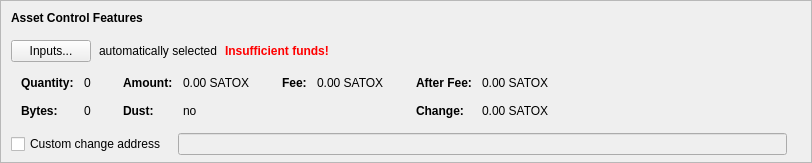
      <widget class="QFrame" name="frameAssetControl">
       <property name="sizePolicy">
        <sizepolicy hsizetype="Expanding" vsizetype="Fixed">
         <horstretch>0</horstretch>
         <verstretch>0</verstretch>
        </sizepolicy>
       </property>
       <property name="maximumSize">
        <size>
         <width>16777215</width>
         <height>16777215</height>
        </size>
       </property>
       <property name="frameShape">
        <enum>QFrame::StyledPanel</enum>
       </property>
       <property name="frameShadow">
        <enum>QFrame::Sunken</enum>
       </property>
       <layout class="QVBoxLayout" name="verticalLayoutAssetControl2">
        <property name="spacing">
         <number>0</number>
        </property>
        <property name="leftMargin">
         <number>0</number>
        </property>
        <property name="topMargin">
         <number>0</number>
        </property>
        <property name="rightMargin">
         <number>0</number>
        </property>
        <property name="bottomMargin">
         <number>6</number>
        </property>
        <item>
         <layout class="QVBoxLayout" name="verticalLayoutAssetControl" stretch="0,0,0,0,1">
          <property name="spacing">
           <number>0</number>
          </property>
          <property name="leftMargin">
           <number>10</number>
          </property>
          <property name="topMargin">
           <number>10</number>
          </property>
          <item>
           <layout class="QHBoxLayout" name="horizontalLayoutAssetControl1">
            <property name="bottomMargin">
             <number>15</number>
            </property>
            <item>
             <widget class="QLabel" name="labelAssetControlFeatures">
              <property name="sizePolicy">
               <sizepolicy hsizetype="Preferred" vsizetype="Maximum">
                <horstretch>0</horstretch>
                <verstretch>0</verstretch>
               </sizepolicy>
              </property>
              <property name="font">
               <font>
                <weight>75</weight>
                <bold>true</bold>
               </font>
              </property>
              <property name="styleSheet">
               <string notr="true">font-weight:bold;</string>
              </property>
              <property name="text">
               <string>Asset Control Features</string>
              </property>
             </widget>
            </item>
           </layout>
          </item>
          <item>
           <layout class="QHBoxLayout" name="horizontalLayoutAssetControl2" stretch="0,0,0,0">
            <property name="spacing">
             <number>8</number>
            </property>
            <property name="bottomMargin">
             <number>10</number>
            </property>
            <item>
             <widget class="QPushButton" name="pushButtonAssetControl">
              <property name="styleSheet">
               <string notr="true"/>
              </property>
              <property name="text">
               <string>Inputs...</string>
              </property>
              <property name="autoDefault">
               <bool>false</bool>
              </property>
             </widget>
            </item>
            <item>
             <widget class="QLabel" name="labelAssetControlAutomaticallySelected">
              <property name="text">
               <string>automatically selected</string>
              </property>
              <property name="margin">
               <number>5</number>
              </property>
             </widget>
            </item>
            <item>
             <widget class="QLabel" name="labelAssetControlInsuffFunds">
              <property name="font">
               <font>
                <weight>75</weight>
                <bold>true</bold>
               </font>
              </property>
              <property name="styleSheet">
               <string notr="true">color:red;font-weight:bold;</string>
              </property>
              <property name="text">
               <string>Insufficient funds!</string>
              </property>
              <property name="margin">
               <number>5</number>
              </property>
             </widget>
            </item>
            <item>
             <spacer name="horizontalSpacerAssetControl">
              <property name="orientation">
               <enum>Qt::Horizontal</enum>
              </property>
              <property name="sizeHint" stdset="0">
               <size>
                <width>40</width>
                <height>1</height>
               </size>
              </property>
             </spacer>
            </item>
           </layout>
          </item>
          <item>
           <widget class="QWidget" name="widgetAssetControl" native="true">
            <property name="sizePolicy">
             <sizepolicy hsizetype="Preferred" vsizetype="Preferred">
              <horstretch>0</horstretch>
              <verstretch>0</verstretch>
             </sizepolicy>
            </property>
            <property name="minimumSize">
             <size>
              <width>0</width>
              <height>0</height>
             </size>
            </property>
            <property name="styleSheet">
             <string notr="true"/>
            </property>
            <layout class="QHBoxLayout" name="horizontalLayoutAssetControl5">
             <property name="leftMargin">
              <number>0</number>
             </property>
             <property name="topMargin">
              <number>0</number>
             </property>
             <property name="rightMargin">
              <number>0</number>
             </property>
             <property name="bottomMargin">
              <number>0</number>
             </property>
             <item>
              <layout class="QHBoxLayout" name="horizontalLayoutAssetControl3" stretch="0,0,0,1">
               <property name="spacing">
                <number>20</number>
               </property>
               <property name="topMargin">
                <number>0</number>
               </property>
               <property name="bottomMargin">
                <number>10</number>
               </property>
               <item>
                <layout class="QFormLayout" name="formLayoutAssetControl1">
                 <property name="horizontalSpacing">
                  <number>10</number>
                 </property>
                 <property name="verticalSpacing">
                  <number>14</number>
                 </property>
                 <property name="leftMargin">
                  <number>10</number>
                 </property>
                 <property name="topMargin">
                  <number>4</number>
                 </property>
                 <property name="rightMargin">
                  <number>6</number>
                 </property>
                 <item row="0" column="0">
                  <widget class="QLabel" name="labelAssetControlQuantityText">
                   <property name="font">
                    <font>
                     <weight>75</weight>
                     <bold>true</bold>
                    </font>
                   </property>
                   <property name="text">
                    <string>Quantity:</string>
                   </property>
                   <property name="margin">
                    <number>0</number>
                   </property>
                  </widget>
                 </item>
                 <item row="0" column="1">
                  <widget class="QLabel" name="labelAssetControlQuantity">
                   <property name="cursor">
                    <cursorShape>IBeamCursor</cursorShape>
                   </property>
                   <property name="contextMenuPolicy">
                    <enum>Qt::ActionsContextMenu</enum>
                   </property>
                   <property name="text">
                    <string notr="true">0</string>
                   </property>
                   <property name="margin">
                    <number>0</number>
                   </property>
                   <property name="textInteractionFlags">
                    <set>Qt::LinksAccessibleByMouse|Qt::TextSelectableByKeyboard|Qt::TextSelectableByMouse</set>
                   </property>
                  </widget>
                 </item>
                 <item row="1" column="0">
                  <widget class="QLabel" name="labelAssetControlBytesText">
                   <property name="font">
                    <font>
                     <weight>75</weight>
                     <bold>true</bold>
                    </font>
                   </property>
                   <property name="text">
                    <string>Bytes:</string>
                   </property>
                  </widget>
                 </item>
                 <item row="1" column="1">
                  <widget class="QLabel" name="labelAssetControlBytes">
                   <property name="cursor">
                    <cursorShape>IBeamCursor</cursorShape>
                   </property>
                   <property name="contextMenuPolicy">
                    <enum>Qt::ActionsContextMenu</enum>
                   </property>
                   <property name="text">
                    <string notr="true">0</string>
                   </property>
                   <property name="textInteractionFlags">
                    <set>Qt::LinksAccessibleByMouse|Qt::TextSelectableByKeyboard|Qt::TextSelectableByMouse</set>
                   </property>
                  </widget>
                 </item>
                </layout>
               </item>
               <item>
                <layout class="QFormLayout" name="formLayoutAssetControl2">
                 <property name="horizontalSpacing">
                  <number>10</number>
                 </property>
                 <property name="verticalSpacing">
                  <number>14</number>
                 </property>
                 <property name="leftMargin">
                  <number>6</number>
                 </property>
                 <property name="topMargin">
                  <number>4</number>
                 </property>
                 <property name="rightMargin">
                  <number>6</number>
                 </property>
                 <item row="0" column="0">
                  <widget class="QLabel" name="labelAssetControlAmountText">
                   <property name="font">
                    <font>
                     <weight>75</weight>
                     <bold>true</bold>
                    </font>
                   </property>
                   <property name="text">
                    <string>Amount:</string>
                   </property>
                   <property name="margin">
                    <number>0</number>
                   </property>
                  </widget>
                 </item>
                 <item row="0" column="1">
                  <widget class="QLabel" name="labelAssetControlAmount">
                   <property name="cursor">
                    <cursorShape>IBeamCursor</cursorShape>
                   </property>
                   <property name="contextMenuPolicy">
                    <enum>Qt::ActionsContextMenu</enum>
                   </property>
                   <property name="text">
                    <string notr="true">0.00 SATOX</string>
                   </property>
                   <property name="textInteractionFlags">
                    <set>Qt::LinksAccessibleByMouse|Qt::TextSelectableByKeyboard|Qt::TextSelectableByMouse</set>
                   </property>
                  </widget>
                 </item>
                 <item row="1" column="0">
                  <widget class="QLabel" name="labelAssetControlLowOutputText">
                   <property name="font">
                    <font>
                     <weight>75</weight>
                     <bold>true</bold>
                    </font>
                   </property>
                   <property name="text">
                    <string>Dust:</string>
                   </property>
                  </widget>
                 </item>
                 <item row="1" column="1">
                  <widget class="QLabel" name="labelAssetControlLowOutput">
                   <property name="cursor">
                    <cursorShape>IBeamCursor</cursorShape>
                   </property>
                   <property name="contextMenuPolicy">
                    <enum>Qt::ActionsContextMenu</enum>
                   </property>
                   <property name="text">
                    <string notr="true">no</string>
                   </property>
                   <property name="textInteractionFlags">
                    <set>Qt::LinksAccessibleByMouse|Qt::TextSelectableByKeyboard|Qt::TextSelectableByMouse</set>
                   </property>
                  </widget>
                 </item>
                </layout>
               </item>
               <item>
                <layout class="QFormLayout" name="formLayoutAssetControl3">
                 <property name="horizontalSpacing">
                  <number>10</number>
                 </property>
                 <property name="verticalSpacing">
                  <number>14</number>
                 </property>
                 <property name="leftMargin">
                  <number>6</number>
                 </property>
                 <property name="topMargin">
                  <number>4</number>
                 </property>
                 <property name="rightMargin">
                  <number>6</number>
                 </property>
                 <item row="0" column="0">
                  <widget class="QLabel" name="labelAssetControlFeeText">
                   <property name="font">
                    <font>
                     <weight>75</weight>
                     <bold>true</bold>
                    </font>
                   </property>
                   <property name="text">
                    <string>Fee:</string>
                   </property>
                   <property name="margin">
                    <number>0</number>
                   </property>
                  </widget>
                 </item>
                 <item row="0" column="1">
                  <widget class="QLabel" name="labelAssetControlFee">
                   <property name="cursor">
                    <cursorShape>IBeamCursor</cursorShape>
                   </property>
                   <property name="contextMenuPolicy">
                    <enum>Qt::ActionsContextMenu</enum>
                   </property>
                   <property name="text">
                    <string notr="true">0.00 SATOX</string>
                   </property>
                   <property name="textInteractionFlags">
                    <set>Qt::LinksAccessibleByMouse|Qt::TextSelectableByKeyboard|Qt::TextSelectableByMouse</set>
                   </property>
                  </widget>
                 </item>
                </layout>
               </item>
               <item>
                <layout class="QFormLayout" name="formLayoutAssetControl4">
                 <property name="horizontalSpacing">
                  <number>10</number>
                 </property>
                 <property name="verticalSpacing">
                  <number>14</number>
                 </property>
                 <property name="leftMargin">
                  <number>6</number>
                 </property>
                 <property name="topMargin">
                  <number>4</number>
                 </property>
                 <property name="rightMargin">
                  <number>6</number>
                 </property>
                 <item row="0" column="0">
                  <widget class="QLabel" name="labelAssetControlAfterFeeText">
                   <property name="font">
                    <font>
                     <weight>75</weight>
                     <bold>true</bold>
                    </font>
                   </property>
                   <property name="text">
                    <string>After Fee:</string>
                   </property>
                   <property name="margin">
                    <number>0</number>
                   </property>
                  </widget>
                 </item>
                 <item row="0" column="1">
                  <widget class="QLabel" name="labelAssetControlAfterFee">
                   <property name="cursor">
                    <cursorShape>IBeamCursor</cursorShape>
                   </property>
                   <property name="contextMenuPolicy">
                    <enum>Qt::ActionsContextMenu</enum>
                   </property>
                   <property name="text">
                    <string notr="true">0.00 SATOX</string>
                   </property>
                   <property name="textInteractionFlags">
                    <set>Qt::LinksAccessibleByMouse|Qt::TextSelectableByKeyboard|Qt::TextSelectableByMouse</set>
                   </property>
                  </widget>
                 </item>
                 <item row="1" column="0">
                  <widget class="QLabel" name="labelAssetControlChangeText">
                   <property name="font">
                    <font>
                     <weight>75</weight>
                     <bold>true</bold>
                    </font>
                   </property>
                   <property name="text">
                    <string>Change:</string>
                   </property>
                  </widget>
                 </item>
                 <item row="1" column="1">
                  <widget class="QLabel" name="labelAssetControlChange">
                   <property name="cursor">
                    <cursorShape>IBeamCursor</cursorShape>
                   </property>
                   <property name="contextMenuPolicy">
                    <enum>Qt::ActionsContextMenu</enum>
                   </property>
                   <property name="text">
                    <string notr="true">0.00 SATOX</string>
                   </property>
                   <property name="textInteractionFlags">
                    <set>Qt::LinksAccessibleByMouse|Qt::TextSelectableByKeyboard|Qt::TextSelectableByMouse</set>
                   </property>
                  </widget>
                 </item>
                </layout>
               </item>
              </layout>
             </item>
            </layout>
           </widget>
          </item>
          <item>
           <layout class="QHBoxLayout" name="horizontalLayoutAssetControl4" stretch="0,0,0">
            <property name="spacing">
             <number>12</number>
            </property>
            <property name="sizeConstraint">
             <enum>QLayout::SetDefaultConstraint</enum>
            </property>
            <property name="topMargin">
             <number>5</number>
            </property>
            <property name="rightMargin">
             <number>5</number>
            </property>
            <item>
             <widget class="QCheckBox" name="checkBoxAssetControlChange">
              <property name="toolTip">
               <string>If this is activated, but the change address is empty or invalid, change will be sent to a newly generated address.</string>
              </property>
              <property name="text">
               <string>Custom change address</string>
              </property>
             </widget>
            </item>
            <item>
             <widget class="QValidatedLineEdit" name="lineEditAssetControlChange">
              <property name="enabled">
               <bool>false</bool>
              </property>
              <property name="sizePolicy">
               <sizepolicy hsizetype="Expanding" vsizetype="Fixed">
                <horstretch>0</horstretch>
                <verstretch>0</verstretch>
               </sizepolicy>
              </property>
             </widget>
            </item>
            <item>
             <widget class="QLabel" name="labelAssetControlChangeLabel">
              <property name="sizePolicy">
               <sizepolicy hsizetype="Preferred" vsizetype="Expanding">
                <horstretch>0</horstretch>
                <verstretch>0</verstretch>
               </sizepolicy>
              </property>
              <property name="minimumSize">
               <size>
                <width>0</width>
                <height>0</height>
               </size>
              </property>
              <property name="text">
               <string/>
              </property>
              <property name="margin">
               <number>3</number>
              </property>
             </widget>
            </item>
           </layout>
          </item>
          <item>
           <spacer name="verticalSpacerAssetControl">
            <property name="orientation">
             <enum>Qt::Vertical</enum>
            </property>
            <property name="sizeHint" stdset="0">
             <size>
              <width>800</width>
              <height>1</height>
             </size>
            </property>
           </spacer>
          </item>
         </layout>
        </item>
       </layout>
      </widget>
